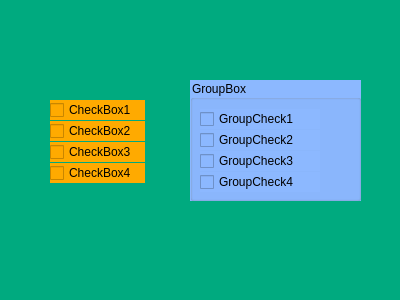
<?xml version="1.0" encoding="UTF-8"?>
<ui version="4.0">
 <class>Dialog</class>
 <widget class="QDialog" name="Dialog">
  <property name="geometry">
   <rect>
    <x>0</x>
    <y>0</y>
    <width>400</width>
    <height>300</height>
   </rect>
  </property>
  <property name="windowTitle">
   <string>Dialog</string>
  </property>
  <property name="styleSheet">
   <string notr="true">background-color: rgb(0, 170, 127);</string>
  </property>
  <widget class="QCheckBox" name="chk_3">
   <property name="geometry">
    <rect>
     <x>50</x>
     <y>142</y>
     <width>95</width>
     <height>20</height>
    </rect>
   </property>
   <property name="styleSheet">
    <string notr="true">background-color: rgb(255, 170, 0);</string>
   </property>
   <property name="text">
    <string>CheckBox3</string>
   </property>
  </widget>
  <widget class="QCheckBox" name="chk_2">
   <property name="geometry">
    <rect>
     <x>50</x>
     <y>121</y>
     <width>95</width>
     <height>20</height>
    </rect>
   </property>
   <property name="styleSheet">
    <string notr="true">background-color: rgb(255, 170, 0);</string>
   </property>
   <property name="text">
    <string>CheckBox2</string>
   </property>
  </widget>
  <widget class="QCheckBox" name="chk_4">
   <property name="geometry">
    <rect>
     <x>50</x>
     <y>163</y>
     <width>95</width>
     <height>20</height>
    </rect>
   </property>
   <property name="styleSheet">
    <string notr="true">background-color: rgb(255, 170, 0);</string>
   </property>
   <property name="text">
    <string>CheckBox4</string>
   </property>
  </widget>
  <widget class="QCheckBox" name="chk_1">
   <property name="geometry">
    <rect>
     <x>50</x>
     <y>100</y>
     <width>95</width>
     <height>20</height>
    </rect>
   </property>
   <property name="styleSheet">
    <string notr="true">background-color: rgb(255, 170, 0);</string>
   </property>
   <property name="text">
    <string>CheckBox1</string>
   </property>
  </widget>
  <widget class="QGroupBox" name="groupBox">
   <property name="geometry">
    <rect>
     <x>190</x>
     <y>80</y>
     <width>171</width>
     <height>121</height>
    </rect>
   </property>
   <property name="styleSheet">
    <string notr="true">background-color: rgb(140, 184, 255);</string>
   </property>
   <property name="title">
    <string>GroupBox</string>
   </property>
   <widget class="QCheckBox" name="groupchk_3">
    <property name="geometry">
     <rect>
      <x>10</x>
      <y>71</y>
      <width>120</width>
      <height>20</height>
     </rect>
    </property>
    <property name="text">
     <string>GroupCheck3</string>
    </property>
   </widget>
   <widget class="QCheckBox" name="groupchk_1">
    <property name="geometry">
     <rect>
      <x>10</x>
      <y>29</y>
      <width>120</width>
      <height>20</height>
     </rect>
    </property>
    <property name="text">
     <string>GroupCheck1</string>
    </property>
   </widget>
   <widget class="QCheckBox" name="groupchk_4">
    <property name="geometry">
     <rect>
      <x>10</x>
      <y>92</y>
      <width>120</width>
      <height>20</height>
     </rect>
    </property>
    <property name="text">
     <string>GroupCheck4</string>
    </property>
   </widget>
   <widget class="QCheckBox" name="groupchk_2">
    <property name="geometry">
     <rect>
      <x>10</x>
      <y>50</y>
      <width>120</width>
      <height>20</height>
     </rect>
    </property>
    <property name="text">
     <string>GroupCheck2</string>
    </property>
   </widget>
  </widget>
 </widget>
 <resources/>
 <connections/>
</ui>
